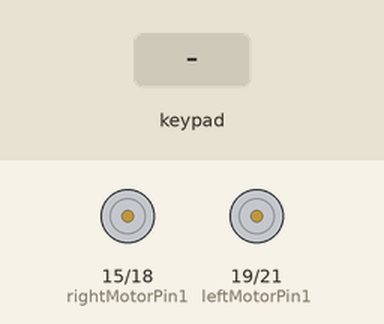
This sketch was run on a simulated ESP32. On the bench: motor-driver pin pairs drawn as motors (green arrow = first pin HIGH = forward, orange = second pin HIGH = backward, longer = more drive, scaled by the enable pin). Inputs (shaded band) come from the test bench.

Above: at 1.2 s.
1.3 s: key 'U' pressed
At 1.5 s:
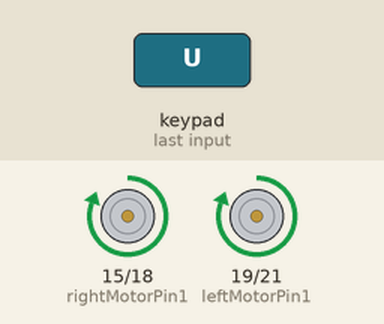
3.2 s: key 'D' pressed
At 3.4 s:
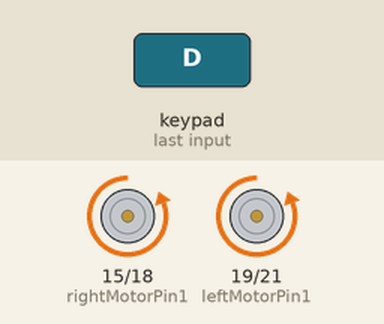
5.1 s: key 'L' pressed
At 5.3 s:
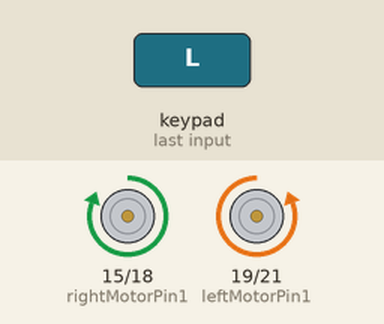
7.0 s: key 'R' pressed
At 7.2 s:
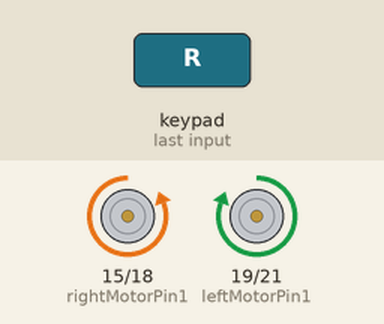
Timing chart, 0 to 9.9 s (numbered marks = the images above; inputs shaded):
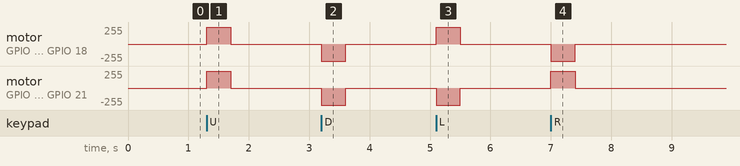

The sketch:

ESP32-BT-CAR.ino
```cpp
#define CUSTOM_SETTINGS
#define INCLUDE_GAMEPAD_MODULE
#define DABBLE_USE_BLUETOOTH_CLASSIC

#include <DabbleESP32.h>
#include <Arduino.h>

// Right motor
int enableRightMotor = 4;
int rightMotorPin1 = 15;
int rightMotorPin2 = 18;

// Left motor
int enableLeftMotor = 5;
int leftMotorPin1 = 19;
int leftMotorPin2 = 21;

#define MAX_MOTOR_SPEED 255

const int PWMFreq = 1000;
const int PWMResolution = 8;
const int rightMotorPWMSpeedChannel = 4;
const int leftMotorPWMSpeedChannel = 5;

int rightMotorSpeed = 0;
int leftMotorSpeed = 0;

void rotateMotor(int rightMotorSpeed, int leftMotorSpeed)
{
  if (rightMotorSpeed < 0)
  {
    digitalWrite(rightMotorPin1, LOW);
    digitalWrite(rightMotorPin2, HIGH);
  }
  else if (rightMotorSpeed > 0)
  {
    digitalWrite(rightMotorPin1, HIGH);
    digitalWrite(rightMotorPin2, LOW);
  }
  else
  {
    digitalWrite(rightMotorPin1, LOW);
    digitalWrite(rightMotorPin2, LOW);
  }

  if (leftMotorSpeed < 0)
  {
    digitalWrite(leftMotorPin1, LOW);
    digitalWrite(leftMotorPin2, HIGH);
  }
  else if (leftMotorSpeed > 0)
  {
    digitalWrite(leftMotorPin1, HIGH);
    digitalWrite(leftMotorPin2, LOW);
  }
  else
  {
    digitalWrite(leftMotorPin1, LOW);
    digitalWrite(leftMotorPin2, LOW);
  }

  ledcWrite(rightMotorPWMSpeedChannel, abs(rightMotorSpeed));
  ledcWrite(leftMotorPWMSpeedChannel, abs(leftMotorSpeed));
}

void setUpPinModes()
{
  pinMode(enableRightMotor, OUTPUT);
  pinMode(rightMotorPin1, OUTPUT);
  pinMode(rightMotorPin2, OUTPUT);

  pinMode(enableLeftMotor, OUTPUT);
  pinMode(leftMotorPin1, OUTPUT);
  pinMode(leftMotorPin2, OUTPUT);

  ledcSetup(rightMotorPWMSpeedChannel, PWMFreq, PWMResolution);
  ledcSetup(leftMotorPWMSpeedChannel, PWMFreq, PWMResolution);

  ledcAttachPin(enableRightMotor, rightMotorPWMSpeedChannel);
  ledcAttachPin(enableLeftMotor, leftMotorPWMSpeedChannel);

  rotateMotor(0,0);
}

void setup()
{
  Serial.begin(115200);
  setUpPinModes();

  Dabble.begin("Farhan's Car");
}

void loop()
{
  Dabble.processInput();

  if (GamePad.isUpPressed())
  {
    rightMotorSpeed = MAX_MOTOR_SPEED;
    leftMotorSpeed = MAX_MOTOR_SPEED;
  }

  else if (GamePad.isDownPressed())
  {
    rightMotorSpeed = -MAX_MOTOR_SPEED;
    leftMotorSpeed = -MAX_MOTOR_SPEED;
  }

  else if (GamePad.isLeftPressed())
  {
    rightMotorSpeed = MAX_MOTOR_SPEED;
    leftMotorSpeed = -MAX_MOTOR_SPEED;
  }

  else if (GamePad.isRightPressed())
  {
    rightMotorSpeed = -MAX_MOTOR_SPEED;
    leftMotorSpeed = MAX_MOTOR_SPEED;
  }

  else
  {
    rightMotorSpeed = 0;
    leftMotorSpeed = 0;
  }

  rotateMotor(rightMotorSpeed, leftMotorSpeed);
}
```

Measured:
- after the input at 1.3 s, motor on GPIO 15 (rightMotorPin1) / GPIO 18 (rightMotorPin2), motor on GPIO 19 (leftMotorPin1) / GPIO 21 (leftMotorPin2): stopped → forward 255/255 at once, → stopped 0.40 s later
- after the input at 3.2 s, motor on GPIO 15 (rightMotorPin1) / GPIO 18 (rightMotorPin2), motor on GPIO 19 (leftMotorPin1) / GPIO 21 (leftMotorPin2): stopped → backward 255/255 at once, → stopped 0.40 s later
- after the input at 5.1 s, motor on GPIO 15 (rightMotorPin1) / GPIO 18 (rightMotorPin2): stopped → forward 255/255 at once, → stopped 0.40 s later; motor on GPIO 19 (leftMotorPin1) / GPIO 21 (leftMotorPin2): stopped → backward 255/255 at once, → stopped 0.40 s later
- after the input at 7.0 s, motor on GPIO 15 (rightMotorPin1) / GPIO 18 (rightMotorPin2): stopped → backward 255/255 at once, → stopped 0.40 s later; motor on GPIO 19 (leftMotorPin1) / GPIO 21 (leftMotorPin2): stopped → forward 255/255 at once, → stopped 0.40 s later
